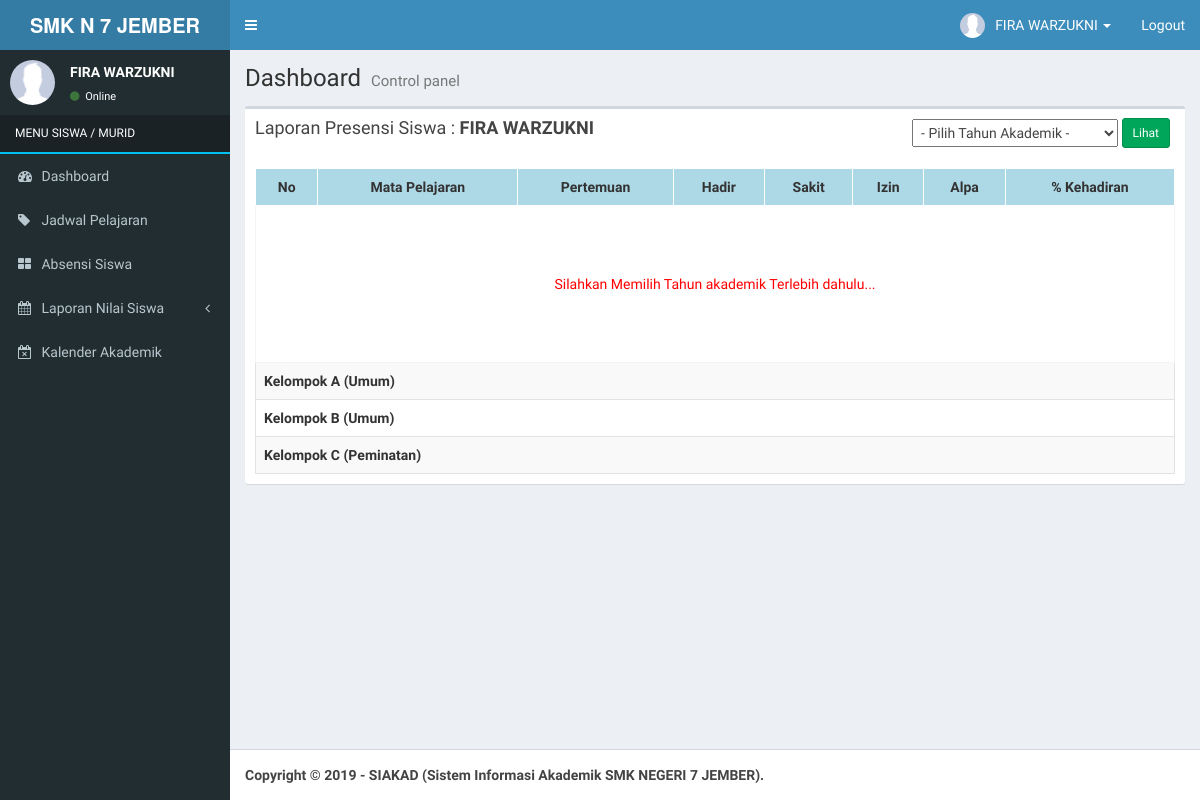
/index_siswa.php?view=absensi (signed in), run on the app's committed database.
### tables this page shows
CREATE TABLE `siswa` (
  `id_siswa` int(10) NOT NULL,
  `nipd` varchar(10) NOT NULL,
  `password` varchar(255) NOT NULL,
  `nama` varchar(120) NOT NULL,
  `id_jenis_kelamin` varchar(20) NOT NULL,
  `nisn` varchar(20) NOT NULL,
  `tempat_lahir` varchar(100) NOT NULL,
  `tanggal_lahir` date NOT NULL,
  `nik` varchar(50) NOT NULL,
  `id_agama` varchar(20) NOT NULL,
  `kebutuhan_khusus` varchar(20) NOT NULL,
  `alamat` text NOT NULL,
  `rt` varchar(5) NOT NULL,
  `rw` varchar(5) NOT NULL,
  `dusun` varchar(100) NOT NULL,
  `kelurahan` varchar(100) NOT NULL,
  `kecamatan` varchar(100) NOT NULL,
  `kode_pos` int(10) NOT NULL,
  `jenis_tinggal` varchar(100) NOT NULL,
  `alat_transportasi` varchar(100) NOT NULL,
  `telepon` varchar(15) NOT NULL,
  `hp` varchar(15) NOT NULL,
  `email` varchar(150) NOT NULL,
  `skhun` varchar(50) NOT NULL,
  `penerima_kps` varchar(20) NOT NULL,
  `no_kps` varchar(50) NOT NULL,
  `foto` varchar(255) NOT NULL,
  `nama_ayah` varchar(150) NOT NULL,
  `tahun_lahir_ayah` int(4) NOT NULL,
  `pendidikan_ayah` varchar(50) NOT NULL,
  `pekerjaan_ayah` varchar(100) NOT NULL,
  `penghasilan_ayah` varchar(100) NOT NULL,
  `kebutuhan_khusus_ayah` varchar(100) NOT NULL,
  `no_telpon_ayah` varchar(15) NOT NULL,
  `nama_ibu` varchar(150) NOT NULL,
  `tahun_lahir_ibu` int(4) NOT NULL,
  `pendidikan_ibu` varchar(50) NOT NULL,
  `pekerjaan_ibu` varchar(100) NOT NULL,
  `penghasilan_ibu` varchar(100) NOT NULL,
  `kebutuhan_khusus_ibu` varchar(100) NOT NULL,
  `no_telpon_ibu` varchar(15) NOT NULL,
  `nama_wali` varchar(150) NOT NULL,
  `tahun_lahir_wali` int(4) NOT NULL,
  `pendidikan_wali` varchar(50) NOT NULL,
  `pekerjaan_wali` varchar(100) NOT NULL,
  `penghasilan_wali` varchar(50) NOT NULL,
  `angkatan` int(5) NOT NULL,
  `status_awal` varchar(20) NOT NULL,
  `status_siswa` enum('Aktif','Tidak Aktif') NOT NULL,
  `tingkat` varchar(10) NOT NULL,
  `kode_kelas` varchar(10) NOT NULL,
  `kode_jurusan` varchar(10) NOT NULL,
  `id_sesi` int(5) NOT NULL
);

CREATE TABLE `kelompok_mata_pelajaran` (
  `id_kelompok_mata_pelajaran` int(5) NOT NULL,
  `jenis_kelompok_mata_pelajaran` varchar(50) NOT NULL,
  `nama_kelompok_mata_pelajaran` varchar(255) NOT NULL
);

### application/siswa/absensi.php (the view, shortened to what this page needs)
<?php
echo "<div class='col-xs-12'>
              <div class='box'>
                <div class='box-header'>
                <h3 class='box-title'>Laporan Presensi Siswa : <b>$nama</b></h3>
                <form style='margin-right:5px; margin-top:0px' class='pull-right' action='' method='GET'>
                    <input type='hidden' name='view' value='rekapabsensiswa'>
                    <input type='hidden' name='act' value='detailsiswa'>
                    <select name='tahun' style='padding:4px'>
                        <option value=''>- Pilih Tahun Akademik -</option>";
echo "</select>
                    <input type='submit' style='margin-top:-4px' class='btn btn-success btn-sm' value='Lihat'>
                  </form>
                </div>
                <div class='box-body'>
        <table class='table table-bordered table-striped'>
          <tr>
            <th style='border:1px solid #ffffff; background-color:lightblue' colspan='1' ><center>No</center></th>
            <th style='border:1px solid #ffffff; background-color:lightblue' colspan='2' ><center>Mata Pelajaran</center></th>
            <th style='border:1px solid #ffffff; background-color:lightblue' style='text-align:center'><center>Pertemuan</center></th>
            <th style='border:1px solid #ffffff; background-color:lightblue' style='text-align:center'><center>Hadir</center></th>
            <th style='border:1px solid #ffffff; background-color:lightblue' style='text-align:center'><center>Sakit</center></th>
            <th style='border:1px solid #ffffff; background-color:lightblue' style='text-align:center'><center>Izin</center></th>
            <th style='border:1px solid #ffffff; background-color:lightblue' style='text-align:center'><center>Alpa</center></th>
            <th style='border:1px solid #ffffff; background-color:lightblue' colspan='2' ><center>% Kehadiran</center></th>
          </tr>";
if ($_GET[tahun] == '') {
  echo "<td colspan=9><center style='padding:60px; color:red'>Silahkan Memilih Tahun akademik Terlebih dahulu...</center></td></tr>";
}
$kelompok = mysqli_query($koneksi, "SELECT * FROM kelompok_mata_pelajaran");
while ($k = mysqli_fetch_array($kelompok)) {
  echo "<tr>
            <td style='border:1px solid #e3e3e3' colspan='9'><b>$k[nama_kelompok_mata_pelajaran]</b></td>
          </tr>";
}
echo "</table></div></div>";

### main-header.php (shortened to what this page needs)
<a href="index.php" class="logo">
  <span class="logo-lg"><b>SMK N 7 JEMBER</b></span>
</a>
<nav class="navbar navbar-static-top" role="navigation">
  <a href="#" class="sidebar-toggle" data-toggle="offcanvas" role="button">
  </a>
  <div class="navbar-custom-menu">
    <ul class="nav navbar-nav">
      <li class="dropdown user user-menu">
        <a href="#" class="dropdown-toggle" data-toggle="dropdown">
          <img src="<?php echo $foto; ?>" class="user-image" alt="User Image">
          <span class="hidden-xs"><?php echo $nama; ?></span> <span class='caret'></span>
        </a>
      </li>
      <li><a href="logout.php">Logout</a></li>
    </ul>
  </div>
</nav>

### menu-siswa.php (shortened to what this page needs)
<section class="sidebar">
  <div class="user-panel">
    <div class="pull-left image">
      <img src="<?php echo $foto; ?>" class="img-circle" alt="User Image">
    </div>
    <div class="pull-left info">
      <p><?php echo $nama; ?></p>
      <a href="#"><i class="fa fa-circle text-success"></i> Online</a>
    </div>
  </div>
  <ul class="sidebar-menu">
    <li class="header" style='color:#fff; text-transform:uppercase; border-bottom:2px solid #00c0ef'>MENU <?php echo $level; ?></li>
    <li><a href="index_siswa.php"><i class="fa fa-dashboard"></i> <span>Dashboard</span></a></li>
    <li><a href="index_siswa.php?view=jadwalmapel"><i class="fa fa-tag"></i> <span>Jadwal Pelajaran</span></a></li>
    <li><a href="index_siswa.php?view=absensi"><i class="fa fa-th-large"></i> <span>Absensi Siswa</span></a></li>
    <li class="treeview">
      <a href="#"><i class="fa fa-calendar"></i> <span>Laporan Nilai Siswa</span><i class="fa fa-angle-left pull-right"></i></a>
        <li><a href="index_siswa.php?view=kalender"><i class="fa fa-calendar-times-o"></i> <span>Kalender Akademik</span></a></li>
    </li>
  </ul>
</section>

### data on the page
siswa: nama "FIRA WARZUKNI"
kelompok_mata_pelajaran: nama_kelompok_mata_pelajaran "Kelompok A (Umum)"
kelompok_mata_pelajaran: nama_kelompok_mata_pelajaran "Kelompok B (Umum)"
kelompok_mata_pelajaran: nama_kelompok_mata_pelajaran "Kelompok C (Peminatan)"

### other printed values
$level "SISWA / MURID"
